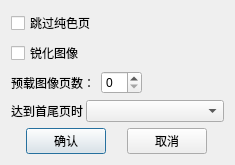
<?xml version="1.0" encoding="UTF-8"?>
<ui version="4.0">
 <class>Dialog</class>
 <widget class="QDialog" name="Dialog">
  <property name="geometry">
   <rect>
    <x>0</x>
    <y>0</y>
    <width>235</width>
    <height>152</height>
   </rect>
  </property>
  <property name="windowTitle">
   <string>设置</string>
  </property>
  <layout class="QVBoxLayout" name="verticalLayout">
   <item>
    <widget class="QCheckBox" name="checkBox_skip_solid_color_page">
     <property name="text">
      <string>跳过纯色页</string>
     </property>
    </widget>
   </item>
   <item>
    <widget class="QCheckBox" name="checkBox_sharpen_image">
     <property name="text">
      <string>锐化图像</string>
     </property>
    </widget>
   </item>
   <item>
    <layout class="QHBoxLayout" name="horizontalLayout_3" stretch="0,0,0">
     <item>
      <widget class="QLabel" name="label_2">
       <property name="text">
        <string>预载图像页数：</string>
       </property>
      </widget>
     </item>
     <item>
      <widget class="QSpinBox" name="spinBox_preload_pages"/>
     </item>
     <item>
      <spacer name="horizontalSpacer">
       <property name="orientation">
        <enum>Qt::Horizontal</enum>
       </property>
       <property name="sizeHint" stdset="0">
        <size>
         <width>40</width>
         <height>20</height>
        </size>
       </property>
      </spacer>
     </item>
    </layout>
   </item>
   <item>
    <layout class="QHBoxLayout" name="horizontalLayout" stretch="0,1">
     <property name="spacing">
      <number>3</number>
     </property>
     <item>
      <widget class="QLabel" name="label">
       <property name="text">
        <string>达到首尾页时</string>
       </property>
      </widget>
     </item>
     <item>
      <widget class="QComboBox" name="comboBox_switch_page_mode"/>
     </item>
    </layout>
   </item>
   <item>
    <layout class="QHBoxLayout" name="horizontalLayout_2">
     <item>
      <widget class="QPushButton" name="pushButton_confirm">
       <property name="sizePolicy">
        <sizepolicy hsizetype="Fixed" vsizetype="Fixed">
         <horstretch>0</horstretch>
         <verstretch>0</verstretch>
        </sizepolicy>
       </property>
       <property name="text">
        <string>确认</string>
       </property>
      </widget>
     </item>
     <item>
      <widget class="QPushButton" name="pushButton_cancel">
       <property name="sizePolicy">
        <sizepolicy hsizetype="Fixed" vsizetype="Fixed">
         <horstretch>0</horstretch>
         <verstretch>0</verstretch>
        </sizepolicy>
       </property>
       <property name="text">
        <string>取消</string>
       </property>
      </widget>
     </item>
    </layout>
   </item>
  </layout>
 </widget>
 <resources/>
 <connections/>
</ui>
